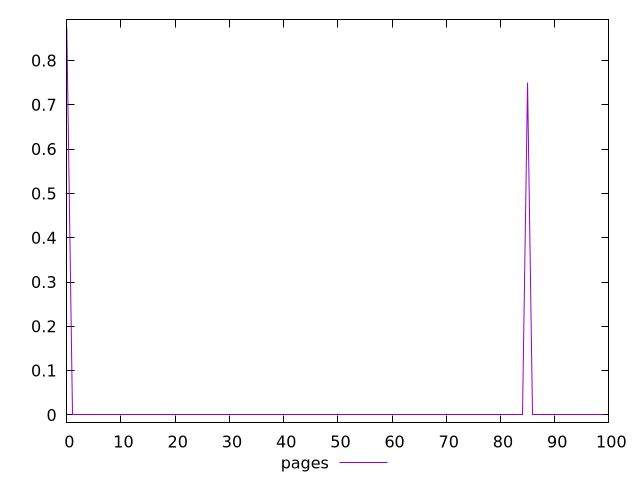

This figure's gnuplot source:
$_pages <<EOF
0.875
0
0
0
0
0
0
0
0
0
0
0
0
0
0
0
0
0
0
0
0
0
0
0
0
0
0
0
0
0
0
0
0
0
0
0
0
0
0
0
0
0
0
0
0
0
0
0
0
0
0
0
0
0
0
0
0
0
0
0
0
0
0
0
0
0
0
0
0
0
0
0
0
0
0
0
0
0
0
0
0
0
0
0
0
0.75
0
0
0
0
0
0
0
0
0
0
0
0
0
0
EOF
set key outside below
set terminal pngcairo
set output "report_00006_2020-11-02T20-21-41.718Z/uses-webp-images/pages//score.png"
set yrange [-0.0175:0.8925]
plot $_pages title "pages" with line ,
